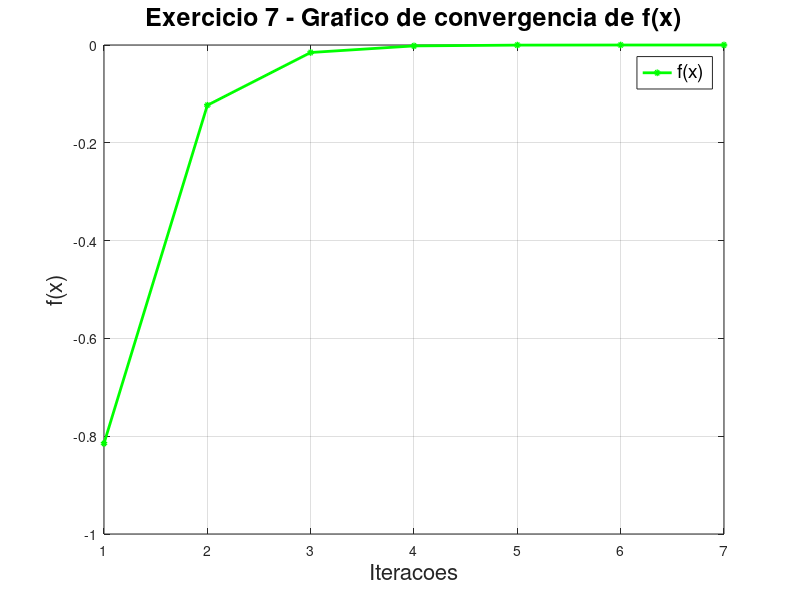
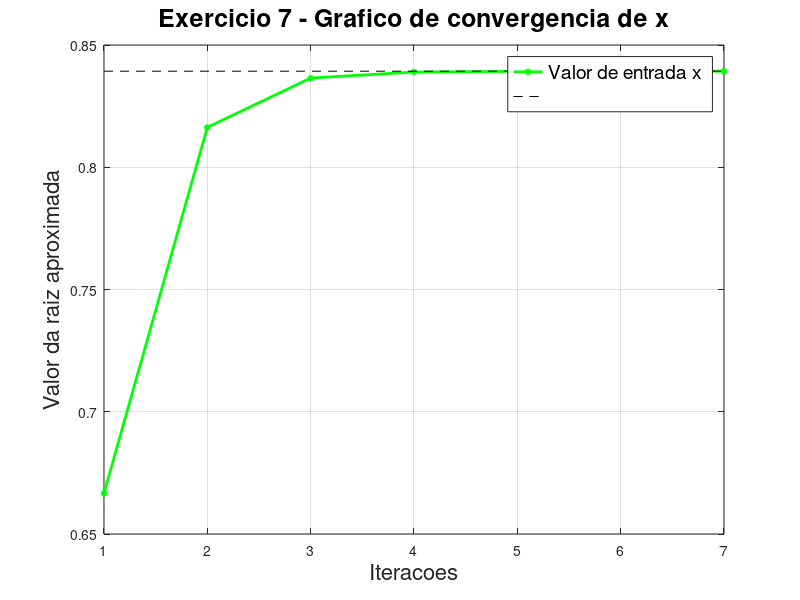
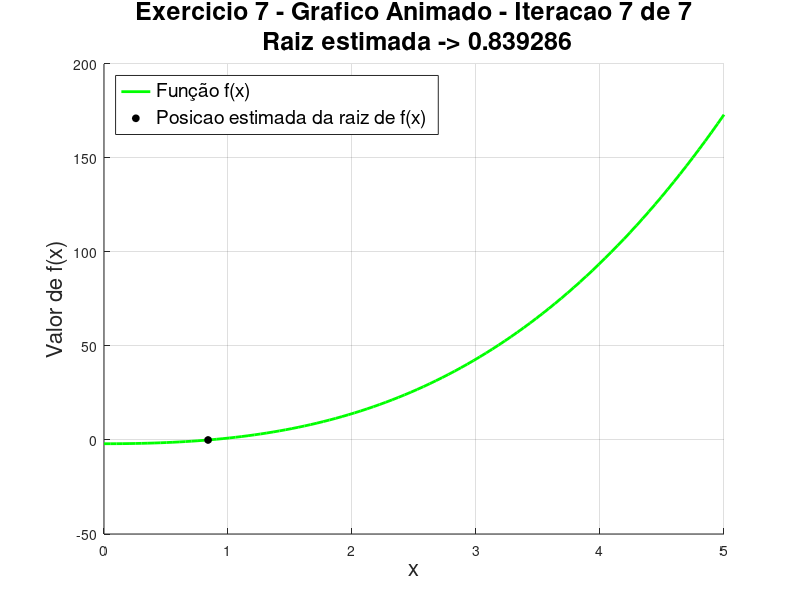

The MATLAB source for these figures, in order:
function atividade1()
  x_lower=0;
  x_upper=1;

  tolerance= 10.^-5;

  max_iterations= 1000;

  [root, iterations, all_xr, all_fxr] = false_position(x_lower, x_upper, tolerance, max_iterations);

  fprintf('Resultado\n\n');

  for cont = 1 : iterations
    fprintf('x= %.6f | f(x) = %.6f\n', all_xr(cont), all_fxr(cont));
  endfor

  fprintf('Raiz aproximada encontrada: %.6f\n', root);
  fprintf('Numero de iteracoes: %d\n', iterations);

  plot_convergence(all_fxr);
  plot_convergence_x(root, all_xr);
  plot_animation(all_xr, iterations);
end

%Caso seja feita uma operação de potência, usar o ponto '.' no escalar pois depois usaremos op. vetorial
function y = f(x)
  %y = 16 .* x .* sin(x./10) - (37/2);
  y = x.^3 + 2 * x.^2 - 2;
end

function  [root, i, all_xr, all_fxr] = false_position(x_lower, x_upper, tolerance, max_iterations);

    xr = inf;
    all_xr= zeros(1,max_iterations);
    all_fxr= zeros(1,max_iterations);

    for i = 1 : max_iterations
      previous_xr = xr;

      xr = x_upper -  f(x_upper) * (x_lower - x_upper) / (f(x_lower) - f(x_upper));
      all_xr(i) = xr;
      all_fxr(i) = f(xr);

      if abs(xr-previous_xr) < tolerance
        break
      end

      if (f(x_lower) * f(xr)) > 0
        x_lower = xr;
        else x_upper = xr;
      end


    end

    root = xr;
    all_xr = all_xr(1: i);
    all_fxr = all_fxr(1:i);

end

function plot_convergence(all_fxr)
  figure(1);
  clf;

  plot(all_fxr, 'go-', 'LineWidth', 2.0, 'MarkerSize', 3, 'MarkerFaceColor', 'g');

  format_title = sprintf('Exercicio 7 - Grafico de convergencia de f(x)');
  title(format_title, 'FontSize', 18);

  xlabel('Iteracoes', 'FontSize', 16);
  ylabel('f(x)', 'FontSize', 16);
  legend('f(x)', 'FontSize', 14);
  grid on;

end

function plot_convergence_x(root, all_xr)
  figure(2);
  clf;

  plot(all_xr, 'go-', 'LineWidth', 2.0, 'MarkerSize', 3, 'MarkerFaceColor', 'g');
  hold on;
  plot(xlim, [root root], 'k--');
  hold off;

  format_title = sprintf('Exercicio 7 - Grafico de convergencia de x');
  title(format_title, 'FontSize', 18);
  xlabel('Iteracoes','FontSize', 16);
  ylabel('Valor da raiz aproximada', 'FontSize', 16);
  legend('Valor de entrada x', '', 'FontSize', 14);
  grid on;
end

function plot_animation(all_xr, iterations)
  figure(3);

  for cont = 1: iterations
    clf;
    hold on;

    x_curve = linspace(0.0, 5.0, 100);
    plot(x_curve, f(x_curve), 'g-', 'LineWidth', 2.0);

    current_xr = all_xr(cont);

    plot(current_xr, f(current_xr), 'ko', 'MarkerSize', 5, 'MarkerFaceColor', 'black');

    hold off;

    title_str = sprintf('Exercicio 7 - Grafico Animado - Iteracao %d de %d\n Raiz estimada -> %.6f', cont, iterations, current_xr);
    title(title_str, 'FontSize', 18);
    xlabel('x', 'FontSize', 16);
    ylabel('Valor de f(x)', 'FontSize', 16);
    legend('Função f(x)', 'Posicao estimada da raiz de f(x)', 'FontSize', 14, 'Location', 'northwest');
    grid on;
    pause(0.2);
  endfor
end
